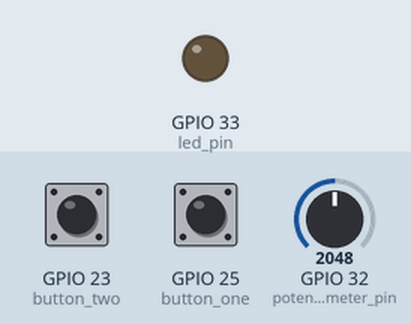
A sketch run on a simulated ESP32. Parts: output pins drawn as LEDs (lit = HIGH). Inputs (shaded band) come from the test bench; at power-on: GPIO 25 (button_one) HIGH, GPIO 23 (button_two) HIGH, GPIO 32 (potentiometer_pin) = 2048.

Above: at 1.2 s.
1.3 s: GPIO 25 (button_one) pulled LOW for 0.15 s
At 2.5 s:
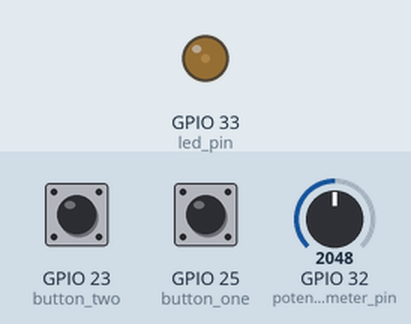
2.9 s: GPIO 23 (button_two) pulled LOW for 0.15 s
At 3.7 s:
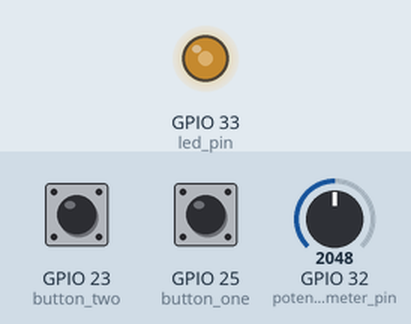
4.5 s: GPIO 32 (potentiometer_pin) set to 2866
At 4.9 s:
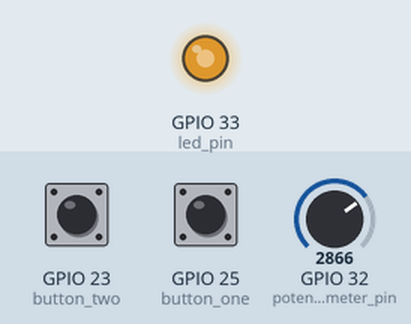
6.0 s: GPIO 32 (potentiometer_pin) set to 3603
At 7.2 s:
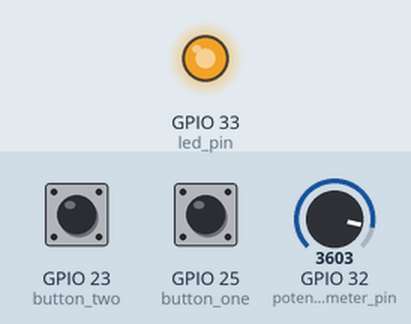
7.5 s: GPIO 32 (potentiometer_pin) set to 2047
At 8.4 s:
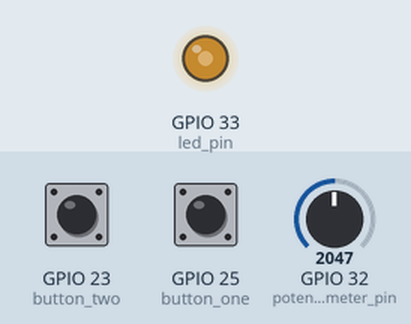
9.0 s: GPIO 25 (button_one) pulled LOW for 1 s
At 9.6 s:
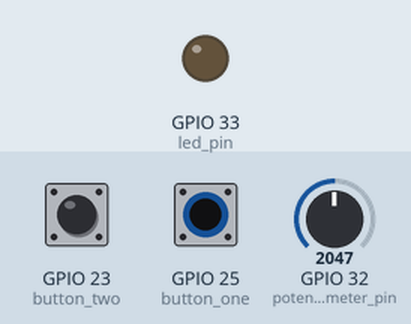
Timing chart, 0 to 12.0 s (numbered marks = the images above; inputs shaded):
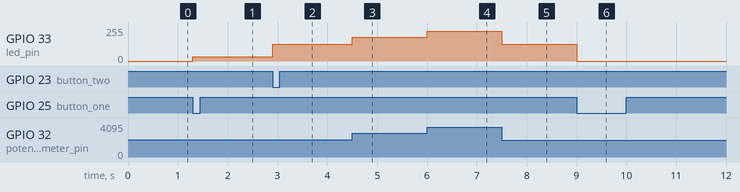

The sketch:

deussen-project-2.ino
```cpp
#include <ezButton.h>

/**
 * Global constants and variables
 */

// Buttons
ezButton button_one(25);
ezButton button_two(23);

// Pins
const int potentiometer_pin = 32;
const int led_pin = 33;

// Channels
const int pwm_channel = 0;

// Enums
enum SerialCommand
{
    initial,
    command_v,
    command_o
};

enum State
{
    off,
    on,
    adjustable
};

enum Key
{
    key_v = 'v',
    key_o = 'o'
};

// Initial values
int potentiometer_value = 0;
int led_value = 0;
int current_state = off;
int button_one_times_pressed = 0;
int button_two_times_pressed = 0;

/**
 * @brief Main program setup
 */
void setup()
{
    Serial.begin(9600);

    pinMode(potentiometer_pin, INPUT);

    ledcSetup(pwm_channel, 1000, 10);
    ledcAttachPin(led_pin, pwm_channel);
    ledcWrite(pwm_channel, 0);
}

/**
 * @brief Prints the current global variable values to the serial monitor.
 */
void Debug()
{
    Serial.print("Current state: ");
    Serial.print(current_state);
    Serial.print(", ");

    Serial.print("Button 1: ");
    Serial.print(button_one.getState());
    Serial.print(", ");

    Serial.print("Button 1 pressed: ");
    Serial.print(button_one_times_pressed);
    Serial.print(", ");

    Serial.print("Button 2: ");
    Serial.print(button_two.getState());
    Serial.print(", ");

    Serial.print("Button 2 pressed: ");
    Serial.print(button_two_times_pressed);
    Serial.print(", ");

    Serial.print("Potentiometer: ");
    Serial.print(potentiometer_value);
    Serial.print(", ");

    Serial.print("LED: ");
    Serial.print(led_value);
    Serial.print('\n');
}

/**
 * @brief
 */
void HandleSerialInput()
{
    if (Serial.available() > 0)
    {
        char pressed_key = Serial.read();

        if (pressed_key == key_v)
        {
            Debug();
        }

        if (pressed_key == key_o)
        {
            current_state = off;
            button_one_times_pressed = 2;
        }
    }
}

/**
 * @brief Main program loop
 */
void loop()
{
    button_one.loop();
    button_two.loop();

    potentiometer_value = analogRead(potentiometer_pin);

    HandleSerialInput();

    if (button_one.isPressed())
    {
        button_one_times_pressed++;
    }

    if (button_two.isPressed())
    {
        button_two_times_pressed++;
    }

    if (current_state == off)
    {
        SetStateToOff();
    }

    if (current_state == on)
    {
        SetStateToOn();
    }

    if (current_state == adjustable)
    {
        SetStateToAdjustable();
    }
}

/**
 * @brief Sets the global state to off.
 */
void SetStateToOff()
{
    ledcWrite(pwm_channel, 0);

    if (button_one_times_pressed % 2 != 0)
    {
        current_state = on;
    }
}

/**
 * @brief Sets the global state to on.
 */
void SetStateToOn()
{
    ledcWrite(pwm_channel, (int)(0.13 * 1023));

    if (button_one_times_pressed % 2 == 0)
    {
        current_state = off;
    }

    if (button_two_times_pressed % 2 != 0)
    {
        current_state = adjustable;
    }
}

/**
 *
 */
void SetStateToAdjustable()
{
    ledcWrite(pwm_channel, map(potentiometer_value, 0, 4095, 0, 1023));

    if (button_one.isPressed())
    {
        current_state = off;
        button_two_times_pressed = 0;
    }

    if (button_two_times_pressed % 2 == 0)
    {
        current_state = on;
        button_two_times_pressed = 0;
    }
}
```

Measured:
- after the input at 1.3 s, GPIO 33 (led_pin): 0/255 → 33/255 at once
- after the input at 2.9 s, GPIO 33 (led_pin): 33/255 → 127/255 at once
- after the input at 4.5 s, GPIO 33 (led_pin): 127/255 → 178/255 at once
- after the input at 6.0 s, GPIO 33 (led_pin): 178/255 → 224/255 at once
- after the input at 7.5 s, GPIO 33 (led_pin): 224/255 → 127/255 at once
- after the input at 9.0 s, GPIO 33 (led_pin): 127/255 → 0/255 at once
